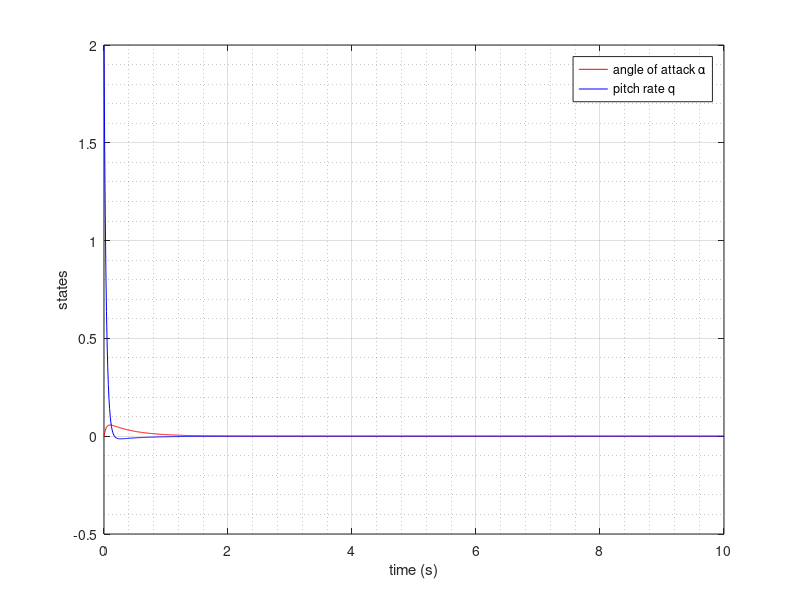

Write MATLAB code to recreate this figure.
clear; clc; close all
%% Simulation time
t0 = 0;
Tf = 10;
dt = 0.01;
T = t0:dt:Tf;

%% short-period dynamics
A_sp = [ -1.9546    1.0000;
         -7.7519         0];
B_sp = [-0.1395;
        -24.7036];

x = zeros(2,length(T)); % alpha; q
x(:,1) = [0; 2];

%% Simulation run
for i = 1:length(T)
    alpha = x(1,i);
    q = x(2,i);
    de = q;
    x_dot = A_sp * x(:,i) + B_sp*de;
    x(:,i+1) = x(:,i) + x_dot * dt;
end

%% plot
plot(T, x(1,1:length(T)), '-r'); hold on
plot(T, x(2,1:length(T)), '-b');
legend('angle of attack \alpha','pitch rate q');
xlabel('time (s)');
ylabel('states');
grid on; grid minor
